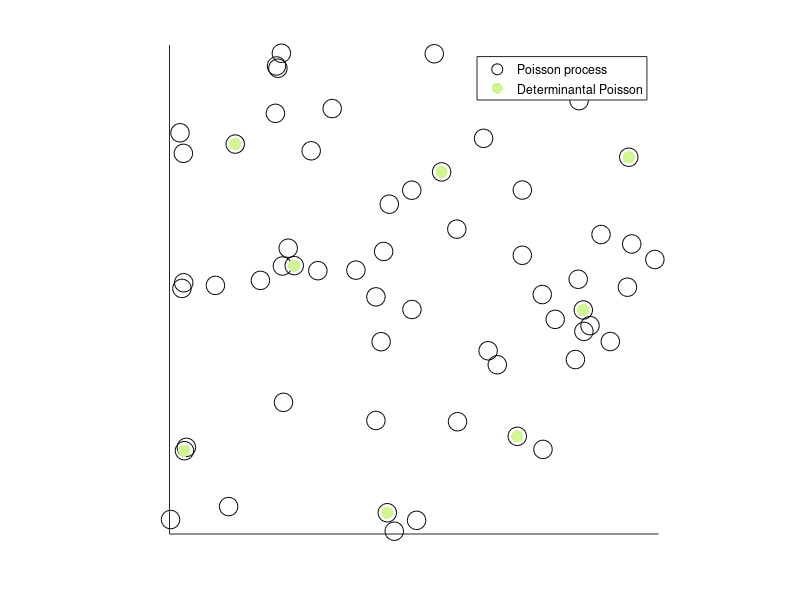

Write MATLAB code to recreate this figure.
% Randomly simulates a determinantally-thinned Poisson point process. 
%
% A determinantally-thinned Poisson point process is essentially a discrete
% determinantal point process whose underlying state space is a single 
% realization of a Poisson
% point process defined on some bounded continuous space. 
%
% For more details, see the paper by Blaszczyszyn and Keeler[1].
%
% Author: H.P. Keeler, Inria/ENS, Paris, and University of Melbourne,
% Melbourne, 2018.
%
% References:
% [1] Blaszczyszyn and Keeler, Determinantal thinning of point processes
% with network learning applications, 2018.
%
% Code available here:
% Keeler, 2018, https://github.com/hpaulkeeler/DetPoisson_MATLAB

close all;
clearvars; clc;

%set random seed for reproducibility
rng(1);

%%%START -- Parameters -- %%%START
%Poisson point process parameters
lambda=50; %intensity (ie mean density) of the Poisson process

%choose kernel
choiceKernel=1; %1 for Gaussian (ie squared exponetial );2 for Cauchy
sigma=1;% parameter for Gaussian and Cauchy kernel
alpha=1;% parameter for Cauchy kernel

%Simulation window parameters
xMin=0;xMax=1;yMin=0;yMax=1;
xDelta=xMax-xMin;yDelta=yMax-yMin; %rectangle dimensions
areaTotal=xDelta*yDelta; %area of rectangle
%%%END -- Parameters -- %%%END

%%% START -- Simulate a Poisson point process on a rectangle %%%START
%Simulate Poisson point process
numbPoints=poissrnd(areaTotal*lambda);%Poisson number of points
xx=xDelta*(rand(numbPoints,1))+xMin;%x coordinates of Poisson points
yy=xDelta*(rand(numbPoints,1))+yMin;%y coordinates of Poisson points
%%% END -- Simulate a Poisson point process on a rectangle --END %%%

%%% START -- CREATE L matrix -- START %%%
%all squared distances of x/y difference pairs
xxDiff=bsxfun(@minus,xx,xx'); 
yyDiff=bsxfun(@minus,yy,yy');
rrDiffSquared=(xxDiff.^2+yyDiff.^2);
if choiceKernel==1
    %%Gaussian/squared exponential kernel
    L=lambda*exp(-(rrDiffSquared)/sigma^2);
elseif choiceKernel==2    
    %%Cauchy kernel
    L=lambda./(1+rrDiffSquared/sigma^2).^(alpha+1/2);
else
    error('choiceKernel has to be equal to 1 or 2.');
end
%%% END-- CREATE L matrix -- %%% END

%START - Sampling/simulating DPP - START
%Retrieve eigenvalues and eigenvectors
[eigenVectorsL,eigenValuesL]=eig(L); %eigen decomposition
eigenVectorsK = (eigenVectorsL);
eigenValuesL=abs(diag(eigenValuesL)); %eigenvalues of L
eigenValuesK = eigenValuesL./(1+eigenValuesL); %eigenvalues of K

%Bernoulli trials (ie coin flips) to determine number of points
indexEigen = find(rand(length(eigenValuesK),1) <= eigenValuesK);

%number of points in the DPP realization
numbPointsDPP=length(indexEigen);
%retrieve eigenvectors corresponding to successful Bernoulli trials
spaceV = eigenVectorsK(:,indexEigen); %subspace V 
indexDPP = zeros(numbPointsDPP,1); %index for final DPP configuration

%Loop through for all points
for ii=numbPointsDPP:-1:1
    %Compute probabilities for each point i
    Prob_i=sum(spaceV.^2,2); %sum across rows
    Prob_i=Prob_i/sum(Prob_i); %normalize
    
    %Choose a point (from 1 to numbPoints) using (prob mass function) Prob_i
    indexCurrent=find(rand(1)<=cumsum(Prob_i),1);
    indexDPP(ii)=indexCurrent;
    
    %Choose a vector to remove
    jj=find(spaceV(indexCurrent,:),1);
    columnVj=spaceV(:,jj); %j-th column of V
    spaceV=spaceV(:,[1:jj-1 jj+1:end]);
    
    %Update matrix V by removing Vj component from the space
    spaceV=spaceV-columnVj.*spaceV(indexCurrent,:)/columnVj(indexCurrent);
    
    %Orthonormalize using Householder method
    [spaceV,~]=qr(spaceV,0);
end
indexDPP=sort(indexDPP); %sort index in ascending order
%END - Sampling/simulating DPP - END

%%% START -- Plotting -- START %%%
figure;hold on;
markerSizeNumb=80; %marker size of markers colors
vectorColor=rand(1,3).^(1); %random vector for colors of 
%Plot Poisson point process
plot(xx,yy,'ko','MarkerSize',markerSizeNumb/6);
%Plot determinantally-thinned Poisson point process
plot(xx(indexDPP),yy(indexDPP),'.','MarkerSize',markerSizeNumb/3,'color',vectorColor);
grid;
axis square;set(gca,'YTick',[]); set(gca,'XTick',[]);
legend('Poisson process', 'Determinantal Poisson');
%%% END -- Plotting -- END %%%
